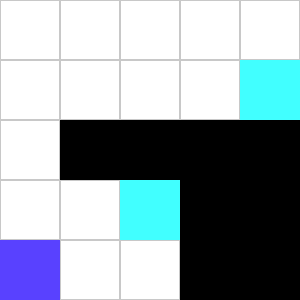

Below is a game level as drawn by its tile map, then a one-line description and the .tmx file that defines it, in full:
An orthogonal 5x5 tile map with 60x60 px tiles, 3 tile layers (Hidden Traps, Floor, Objects).

<map version="1.2" tiledversion="1.2.2" orientation="orthogonal" renderorder="right-down" width="5" height="5" tilewidth="60" tileheight="60" infinite="0" nextlayerid="4" nextobjectid="1">
 <tileset firstgid="1" source="../data/objects.tsx" />
 <layer id="3" name="Hidden Traps" width="5" height="5">
  <data encoding="csv">
0,0,0,0,0,
0,0,0,0,0,
0,0,0,0,0,
0,0,0,0,0,
0,0,0,0,0
</data>
 </layer>
 <layer id="1" name="Floor" width="5" height="5">
  <data encoding="csv">
2,2,2,2,2,
2,2,2,2,2,
2,2,2,2,2,
2,2,2,2,2,
2,2,2,2,2
</data>
 </layer>
 <layer id="2" name="Objects" width="5" height="5">
  <data encoding="csv">
0,0,0,0,0,
0,0,0,0,4,
0,5,5,5,5,
0,0,4,5,5,
7,0,0,5,5
</data>
 </layer>
</map>
